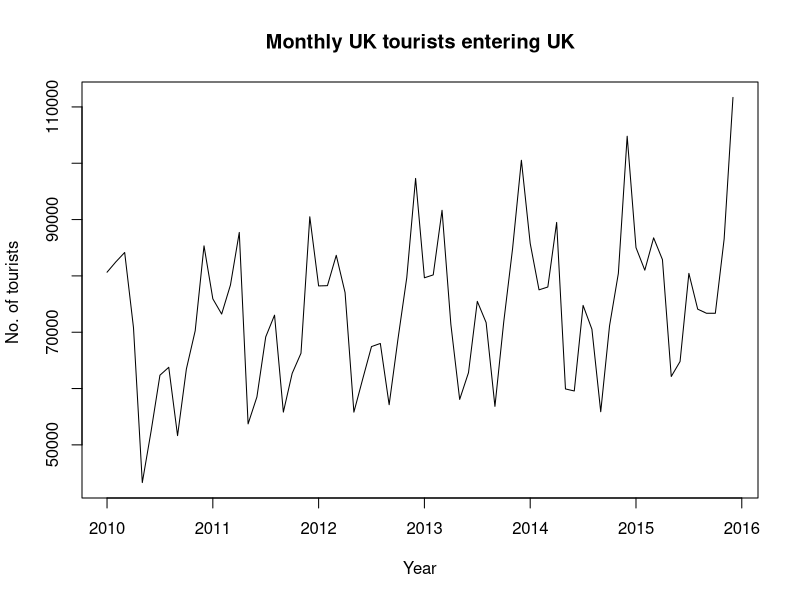
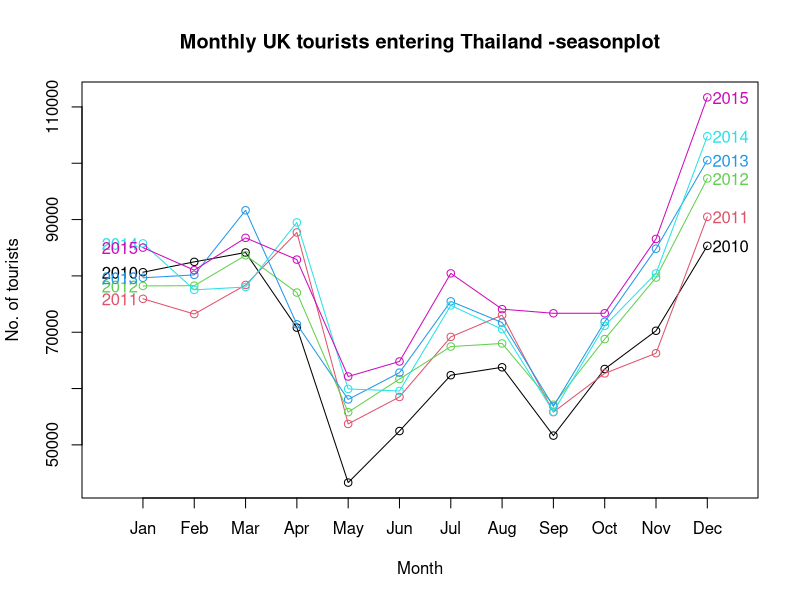
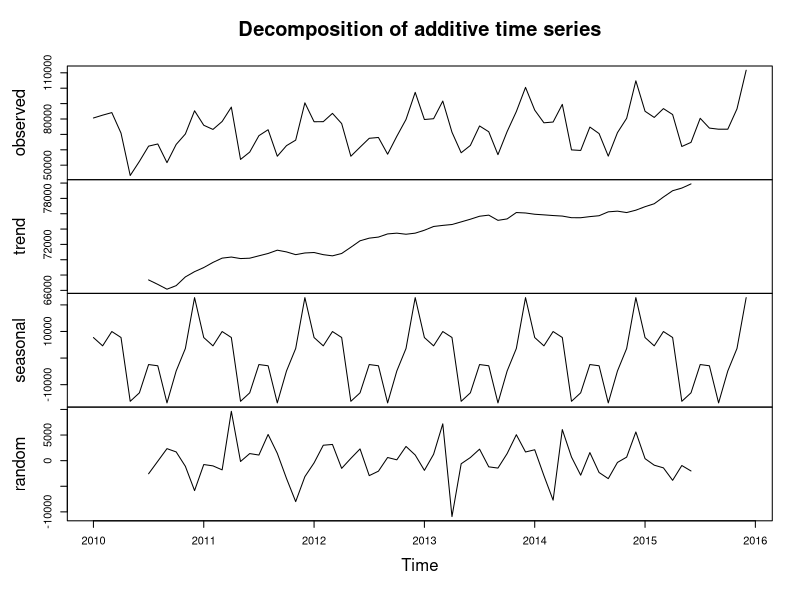
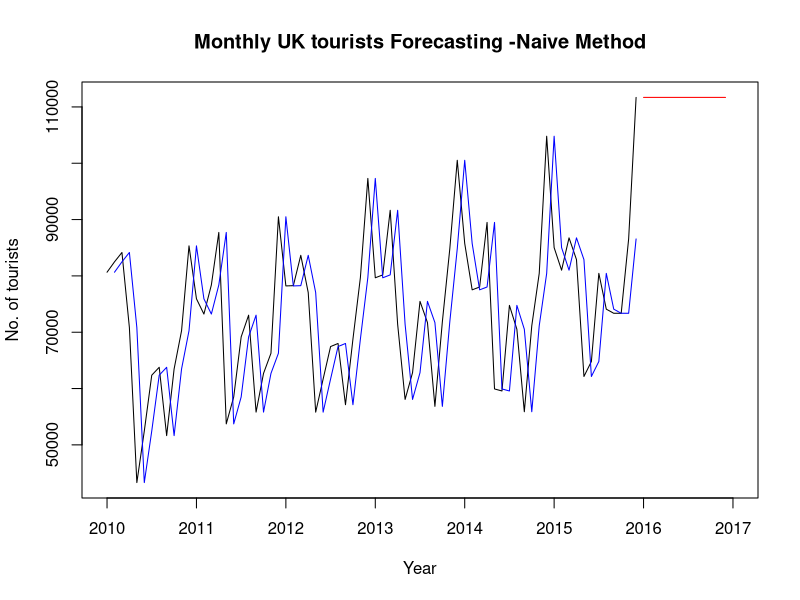
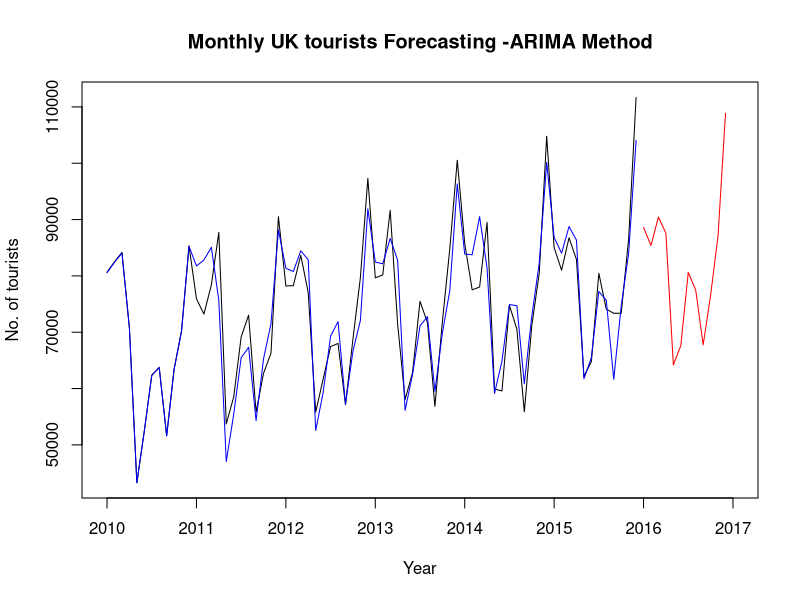
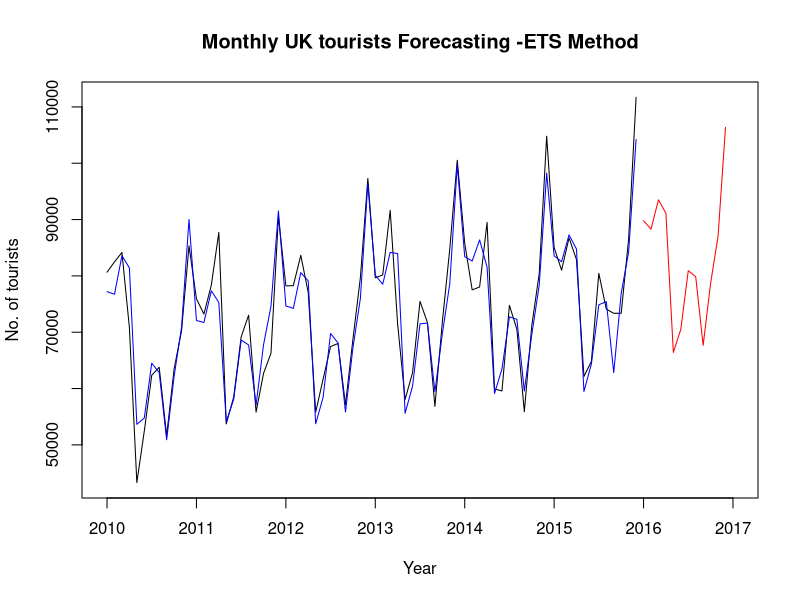
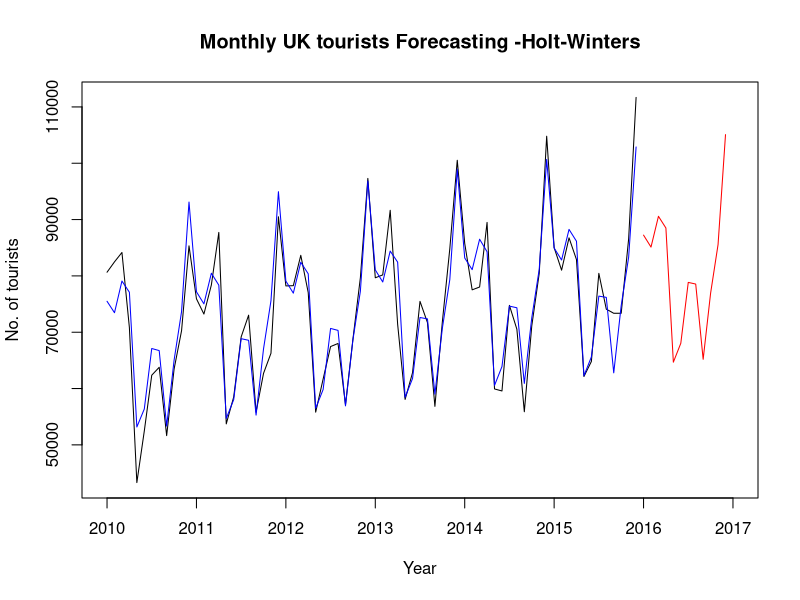

Write R code to recreate these figures, in order.
## ---- chunk 1
knitr::opts_chunk$set(echo = TRUE)
## ---- chunk 2
library(forecast)

## ---- chunk 3
df <-read.csv("Thaitourism.csv", header= TRUE)
head(df) 
summary(df)
## ---- chunk 4
df1<-subset(df,nationality=="UnitedKingdom")
df1
## ---- chunk 5
df1_train<-subset(df1,year %in% c(2010,2011,2012,2013,2014,2015))
df1_train
## ---- chunk 6
df1_test<-subset(df1,year == 2016)
df1_test
## ---- chunk 7
df1_train.ts <-ts(df1_train[,3:5], frequency = 12, start = c(2010,1), end = c(2015,12))
head(df1_train.ts)
tail(df1_train.ts)

df1_test.ts <-ts(df1_test[,3:5], frequency = 12, start = c(2016,1), end = c(2016,12))
head(df1_test.ts)
tail(df1_test.ts)
## ---- chunk 8
plot.ts(df1_train.ts[,3], main = "Monthly UK tourists entering UK", xlab = "Year", ylab = "No. of tourists ")
## ---- chunk 9
seasonplot(df1_train.ts[,3], year.labels = TRUE, year.labels.left=TRUE, col=1:10,main = "Monthly UK tourists entering Thailand -seasonplot",xlab = "Month", ylab = "No. of tourists")

## ---- chunk 10
plot(decompose(df1_train.ts[,3]))
## ---- chunk 11
naive_mod <- naive(df1_train.ts[,3], h = 12)
summary(naive_mod)
naive_forecast <-forecast(naive_mod, h = 12, level = c(80,95))
naive_forecast
## ---- chunk 12
plot.ts(df1_train.ts[,3], main = "Monthly UK tourists Forecasting -Naive Method", xlab = "Year", ylab = "No. of tourists",  xlim = c(2010, 2017))
lines(naive_forecast$fitted, col ="blue")
lines(naive_forecast$mean, col = "red")
## ---- chunk 13
arima_model <- auto.arima(df1_train.ts[,3])
summary(arima_model)
arima_forecast <-forecast(arima_model, h = 12, level = c(80,95))
arima_forecast
## ---- chunk 14
plot.ts(df1_train.ts[,3], main = "Monthly UK tourists Forecasting -ARIMA Method", xlab = "Year", ylab = "No. of tourists",  xlim = c(2010, 2017))
lines(arima_forecast$fitted, col ="blue")
lines(arima_forecast$mean, col = "red")
## ---- chunk 15
ets_model <- ets(df1_train.ts[,3])
summary(ets_model)
ets_forecast <-forecast(ets_model, h = 12, level = c(80,95))
ets_forecast


## ---- chunk 16
plot.ts(df1_train.ts[,3], main = "Monthly UK tourists Forecasting -ETS Method", xlab = "Year", ylab = "No. of tourists",  xlim = c(2010, 2017))
lines(ets_forecast$fitted, col ="blue")
lines(ets_forecast$mean, col = "red")
## ---- chunk 17
h_modelw <-hw(df1_train.ts[,3], h = 12, seasonal = "additive")
summary(h_modelw)
UK.f3 <-forecast(h_modelw , h = 12, level = c(80,95))
UK.f3

## ---- chunk 18
plot.ts(df1_train.ts[,3], main = "Monthly UK tourists Forecasting -Holt-Winters", xlab = "Year", ylab = "No. of tourists", xlim = c(2010, 2017))
lines(UK.f3$fitted, col ="blue")
lines(UK.f3$mean, col = "red")


